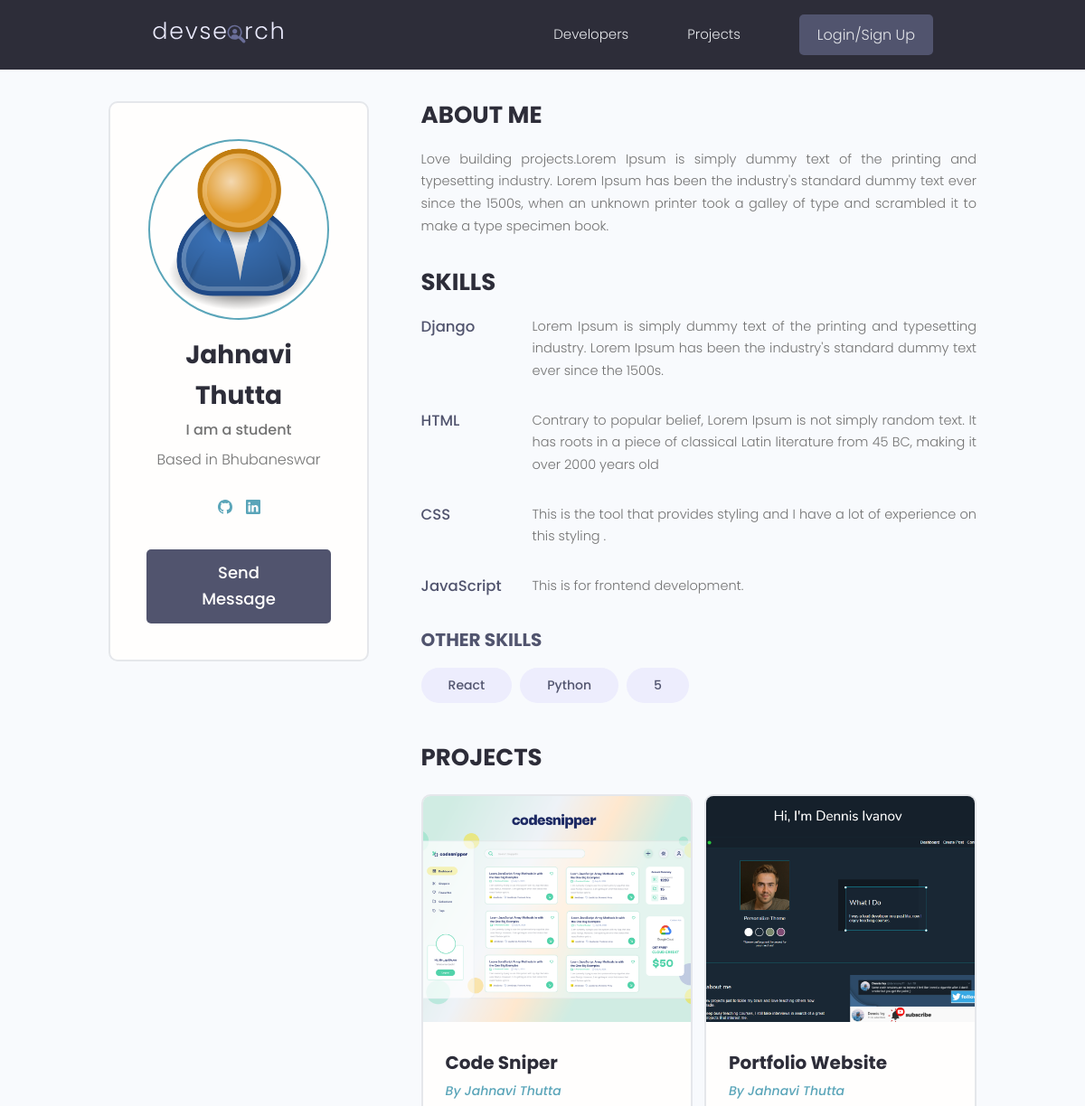
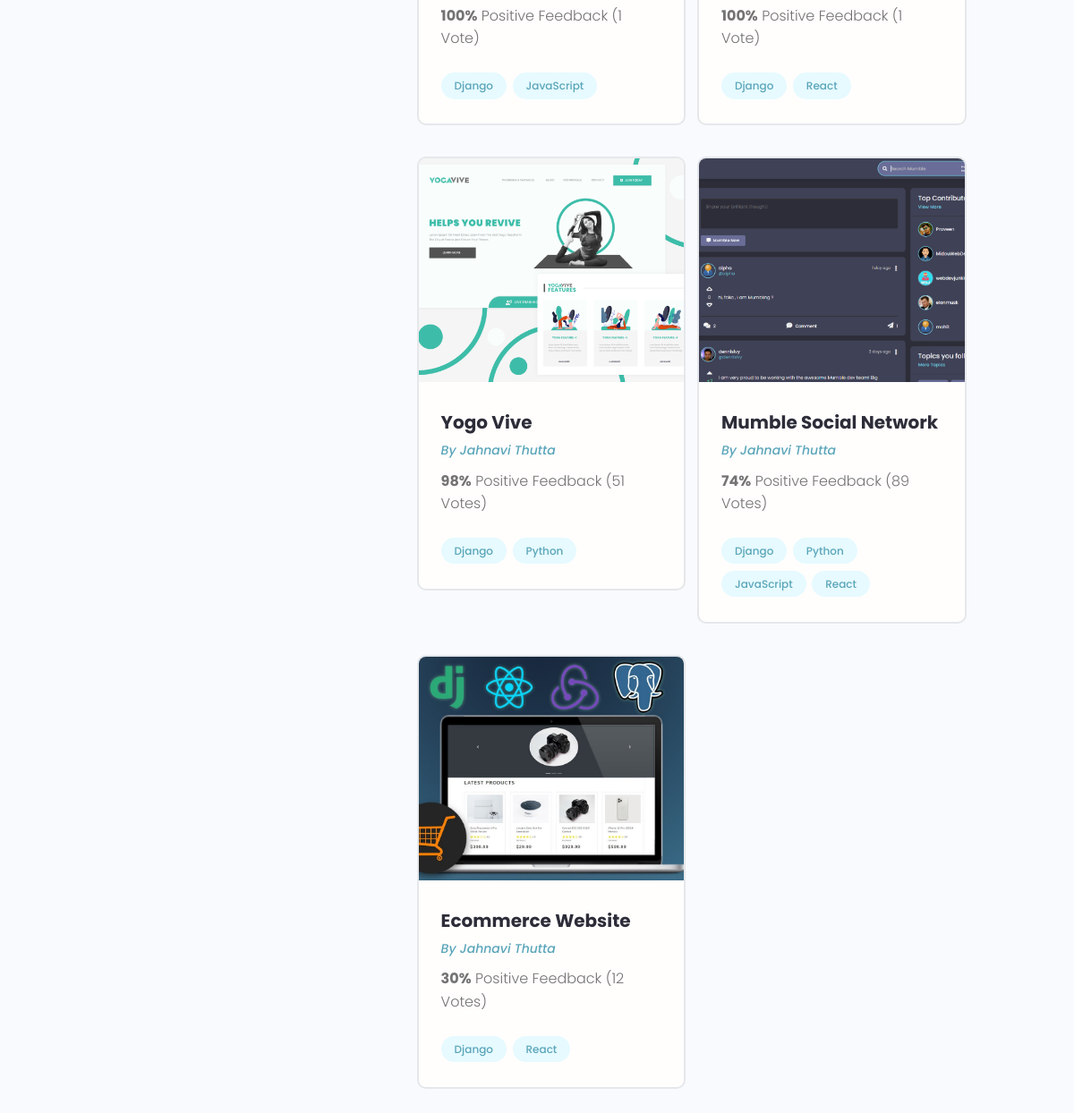
Page /profile/9ba1fc05-541d-4c79-b00f-e0369e304594/ on the committed database (2 pictures, top to bottom).
### users/models.py (models this page shows, shortened)
class Profile(models.Model):
    user=models.OneToOneField(User,on_delete=models.CASCADE, null=True, blank=True)
    name =models.CharField(max_length=200,blank=True, null=True)
    email=models.EmailField(max_length=500,blank=True, null=True)
    username=models.CharField(max_length=200,blank=True, null=True)
    location=models.CharField(max_length=200,blank=True, null=True)
    short_intro=models.CharField(max_length=200,blank=True, null=True)
    bio=models.TextField(blank=True, null=True)
    profile_image=models.ImageField(blank= True,null=True,upload_to='profiles/',default='profiles/user-default.png')
    social_github=models.CharField(max_length=200,blank=True,null=True)
    social_twitter=models.CharField(max_length=200,blank=True,null=True)
    social_linkedin=models.CharField(max_length=200,blank=True,null=True)
    social_youtube=models.CharField(max_length=200,blank=True,null=True)
    social_website=models.CharField(max_length=200,blank=True,null=True)
    created=models.DateTimeField(auto_now_add=True)
    id=models.UUIDField(default=uuid.uuid4, unique=True, primary_key=True, editable=False)

class Skill(models.Model):
    owner=models.ForeignKey(Profile,on_delete=models.CASCADE,null=True,blank=True)
    name=models.CharField(max_length=200,blank=True,null=True)
    description=models.TextField(blank=True, null=True)
    created=models.DateTimeField(auto_now_add=True)
    id=models.UUIDField(default=uuid.uuid4, unique=True, primary_key=True, editable=False)
    def __str__(self):
        return str(self.name)

### projects/models.py (models this page shows, shortened)
class Project(models.Model):
    owner=models.ForeignKey(Profile,null=True,blank=True,on_delete=models.SET_NULL)
    title=models.CharField(max_length=200)
    description=models.TextField(null=True,blank=True)
    featured_image=models.ImageField(null=True,blank=True,default="default.jpg")
    demo_link=models.CharField(max_length=2000,null=True,blank=True)
    source_link=models.CharField(max_length=2000,null=True,blank=True)
    tags=models.ManyToManyField('Tag',blank=True)  #quotes are put to tag beacuse it is below
    vote_total=models.IntegerField(default=0, null=True,blank=True)
    vote_ratio=models.IntegerField(default=0, null=True,blank=True)
    created=models.DateTimeField(auto_now_add=True)
    id=models.UUIDField(default=uuid.uuid4, unique=True, primary_key=True, editable=False)
    class Meta:
        ordering=['-vote_ratio','-vote_total','title']

class Tag(models.Model):
    name=models.CharField(max_length=200)
    created=models.DateTimeField(auto_now_add=True)
    id=models.UUIDField(default=uuid.uuid4, unique=True, primary_key=True, editable=False)
    def __str__(self):
        return self.name

### users/views.py (the view)
# urls.py: path('profile/<str:pk>/',views.userProfile,name="user-profile"),
def userProfile(request, pk):
    profile=Profile.objects.get(id=pk)
    topSkills=profile.skill_set.exclude(description__exact="")
    otherSkills=profile.skill_set.filter(description="")
    context= {'profile':profile,'topSkills':topSkills,"otherSkills":otherSkills}
    return render(request, 'users/user-profile.html', context)

### users/templates/users/user-profile.html (shortened to what this page needs)
{% extends 'main.html' %}
{% block content %}
<main class="profile my-md">
    <div class="container">
      <div class="layout">
        <div class="column column--1of3">
          <div class="card text-center">
            <div class="card__body dev">
              <img class="avatar avatar--xl" src="{{profile.profile_image.url}}" />
              <h2 class="dev__name">{{profile.name}}</h2>
              <p class="dev__title">{{profile.short_intro}}</p>
              <p class="dev__location">Based in {{profile.location}}</p>
              <ul class="dev__social">
                {% if profile.social_github %}
                <li>
                  <a title="Github" href="{{profile.social_github}}" target="_blank"></a>
                </li>
                {% endif %}
                {% if profile.social_linkedin %}
                <li>
                  <a title="LinkedIn" href="{{profile.social_linkedin}}" target="_blank"></a>
                </li>
                {% endif %}
              </ul>
              {% if request.user.profile.id != profile.id %}
              <a href="{% url 'create-message' profile.id %}" class="btn btn--sub btn--lg">Send Message </a>
              {% endif %}
            </div>
          </div>
        </div>
        <div class="column column--2of3">
          <div class="devInfo">
            <h3 class="devInfo__title">About Me</h3>
            <p class="devInfo__about">{{profile.bio}}</p>
          </div>
          <div class="devInfo">
            <h3 class="devInfo__title">Skills</h3>
            <div class="devInfo__skills">
            {% for skill in topSkills %}
              <div class="devSkill">
                <h4 class="devSkill__title">{{skill.name}}</h4>
                <p class="devSkill__info">{{skill.description}}</p>
              </div>
            {% endfor %}
              <h3 class="devInfo__subtitle">Other Skills</h3>
              <div class="devInfo__otherSkills">
                {% for skill in otherSkills %}
                <span class="tag tag--pill tag--sub tag--lg">
                  <small>{{skill}}</small>
                </span>
                {% endfor %}
              </div>
            </div>
          </div>
          <div class="devInfo">
            <h3 class="devInfo__title">Projects</h3>
            <div class="grid grid--two">
              {% for project in profile.project_set.all %}
              <div class="column">
                <div class="card project">
                  <a href="{% url 'project' project.id %}" class="project">
                    <img class="project__thumbnail" src="{{project.featured_image.url}}" alt="project thumbnail" />
                    <div class="card__body">
                      <h3 class="project__title">{{project.title}}</h3>
                      <p><a class="project__author" href="profile.html">By {{project.owner.name}}</a></p>
                      <p class="project--rating">
                        <span style="font-weight: bold;">{{project.vote_ratio}}%</span> Positive
                        Feedback ({{project.vote_total}} Vote{{project.vote_total|pluralize:"s"}})
                      </p>
                      <div class="project__tags">
                        {% for tag in project.tags.all %}
                        <span class="tag tag--pill tag--main">
                          <small>{{tag}}</small>
                        </span>
                        {% endfor %}
                      </div>
                    </div>
                  </a>
                </div>
              </div>
              {% endfor %}
            </div>
          </div>
        </div>
      </div>
    </div>
  </main>
{% endblock content %}

### static/styles/app.css (style rules this page uses)
:root { --color-sub: #2d2d39; }
.btn--sub { background-color: var(--color-sub-light); }
.card { border: 2px solid var(--color-light); }
img { width: 100%; }
.profile .card > .dev { padding: 4rem; }
.dev__name { color: var(--color-sub); font-size: 2.8rem; font-weight: 700; margin-top: 1rem; margin-bottom: 0.5rem; }
.dev__title { font-size: 1.6rem; font-weight: 500; line-height: 1.3; }
.dev__location { margin-top: 1rem; }
.dev__social { margin: 3rem 0; list-style: none; display: flex; justify-content: center; gap: 1.5rem; }
.devInfo { margin-bottom: 3rem; }
.devInfo__title, .devInfo__subtitle { font-size: 2.6rem; color: var(--color-sub); text-transform: uppercase; font-weight: 700; margin-bottom: 1.5rem; }
.devInfo__subtitle { font-size: 2rem; color: var(--color-sub-light); }
.devInfo__about, .devSkill__info { font-size: 1.45rem; line-height: 1.7; text-align: justify; }
.devSkill { margin-bottom: 3rem; }
.devSkill__title { font-size: 1.65rem; font-weight: 500; color: var(--color-sub-light); }
@media screen and (min-width: 700px) { .devSkill { display: flex; justify-content: space-between; gap: 3rem; } }
@media screen and (min-width: 700px) { .devSkill__info { flex-basis: 80%; } }
.project__author { font-size: 1.4rem; font-style: italic; }
.project--rating { margin-bottom: 1.6em; margin-top: .5em; }
.project__thumbnail { height: 25rem; object-fit: cover; object-position: top center; }
.project__title { font-size: 2rem; font-weight: 700; color: var(--color-sub); }

### static/uikit/styles/modules/_variables.css (style rules this page uses)
:root { --color-main: #5aa5b9; --color-main-light: #e6faff; --color-sub: #3f4156; --color-sub-light: #51546e; --color-sub-lighter: #ededfd; --color-text: #737373; --color-gray: #8b8b8b; --color-light: #e5e7eb; --color-light-gray: #767676; --color-bg: #f8fafd; --color-white: #fffefd; --color-white-light: #f3f3f3; --color-success: #359e64; --color-success-bg: #def8e8; --color-error: #fc4b0b; --color-error-bg: #fff2ee; --font-base: 'Poppins', arial, helvetica, 'Segoe UI', roboto, ubuntu, sans-serif; --font-monospace: 'Fira Code', 'Courier New', courier, monospace; --font-regular: 300; --font-medium: 500; --font-bold: 700; --generic-shadow: 1px 1px 5px #00000010; --generic-transition: all 0.3s ease-in-out; }

### static/uikit/styles/modules/_base.css (style rules this page uses)
* { margin: 0; padding: 0; box-sizing: border-box; text-rendering: optimizeLegibility; color: inherit; font-size: inherit; }
html { font-size: 50%; }
@media only screen and (min-width: 480px) { html { font-size: 56.25%; } }
@media only screen and (min-width: 1200px) { html { font-size: 62.5%; } }
body { line-height: 1.6; font-weight: 400; font-size: 1.5rem; color: var(--color-text); background-color: var(--color-bg); min-height: 100vh; }

### static/uikit/styles/modules/_typography.css (style rules this page uses)
* { font-family: var(--font-base); }
h2 { font-size: 3.6rem; font-weight: var(--font-bold); }
h3 { font-size: 3.2rem; font-weight: var(--font-medium); }
h4 { font-size: 2.8rem; font-weight: var(--font-medium); }
p, span, strong { font-size: 1.6rem; color: var(--color-text); font-weight: var(--font-regular); }
a { padding-bottom: 2px; text-decoration: none; display: inline-block; color: var(--color-main); font-weight: var(--font-medium); }

### static/uikit/styles/modules/_utilities.css (style rules this page uses)
.container { width: 92%; max-width: 165rem; margin: 0 auto; box-sizing: border-box; }
@media screen and (min-width: 1000px) { .container { width: 90%; } }
@media screen and (min-width: 1200px) { .container { width: 80%; } }
.text-center { text-align: center; }
.my-md { margin: 3rem auto; }

### static/uikit/styles/modules/_avatar.css (style rules this page uses)
.avatar { border-radius: 50%; border: 2px solid var(--color-main); object-fit: cover; }
.avatar--xl { height: 20rem; width: 20rem; }

### static/uikit/styles/modules/_button.css (style rules this page uses)
.btn { display: inline-block; position: relative; cursor: pointer; background-color: var(--color-light); font-weight: var(--font-medium); color: var(--color-sub); text-decoration: none; padding: 1rem 2rem; border-radius: 0.5rem; border: none; width: -webkit-fit-content; width: -moz-fit-content; width: fit-content; height: -webkit-fit-content; height: -moz-fit-content; height: fit-content; font-size: 1.6rem; outline-width: 0; outline-color: transparent; -webkit-backface-visibility: hidden; backface-visibility: hidden; transition: all 0.3s ease-in-out; }
.btn--sub { background-color: var(--color-sub); color: var(--color-white); }
.btn--lg { font-size: 1.8rem; padding: 1.2rem 4.5rem; }

### static/uikit/styles/modules/_card.css (style rules this page uses)
.card { border-radius: 1rem; background-color: var(--color-white); border: 1.5px solid var(--color-light); width: auto; height: auto; margin-top: 0.5rem; margin-bottom: 0.5rem; overflow: hidden; }
.card__body, .card__header { padding: 2rem 2.5rem; }

### rows in the picture
Profile: profile_image (placeholder picture), name "Jahnavi Thutta", short_intro "I am a student", location "Bhubaneswar", bio "Love building projects.Lorem Ipsum is simply dummy text of the printing and typesetting industry. Lorem Ipsum has been the industry's standard dummy text ever since the 1500s, when an unknown printer took a galley of type and scrambled it to make a type specimen book."
Skill: name "Django", description "Lorem Ipsum is simply dummy text of the printing and typesetting industry. Lorem Ipsum has been the industry's standard dummy text ever since the 1500s."
Skill: name "HTML", description "Contrary to popular belief, Lorem Ipsum is not simply random text. It has roots in a piece of classical Latin literature from 45 BC, making it over 2000 years old"
Skill: name "CSS", description "This is the tool that provides styling and I have a lot of experience on this styling ."
Skill: name "JavaScript", description "This is for frontend development."
Skill: name "React"
Skill: name "Python"
Skill: name "5"
Project: featured_image (picture), title "Code Sniper", owner.name "Jahnavi Thutta", vote_ratio "100", vote_total "1"
Tag: name "Django"
Tag: name "JavaScript"
Project: featured_image (picture), title "Portfolio Website", owner.name "Jahnavi Thutta", vote_ratio "100", vote_total "1"
Tag: name "React"
Project: featured_image (picture), title "Yogo Vive", owner.name "Jahnavi Thutta", vote_ratio "98", vote_total "51"
Tag: name "Python"
Project: featured_image (picture), title "Mumble Social Network", owner.name "Jahnavi Thutta", vote_ratio "74", vote_total "89"
Project: featured_image (picture), title "Ecommerce Website", owner.name "Jahnavi Thutta", vote_ratio "30", vote_total "12"
